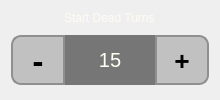
          <widget class="QFrame" name="start_dead_turn_frame">
           <property name="sizePolicy">
            <sizepolicy hsizetype="Preferred" vsizetype="Fixed">
             <horstretch>0</horstretch>
             <verstretch>0</verstretch>
            </sizepolicy>
           </property>
           <property name="styleSheet">
            <string notr="true">QLabel {
	font: 15pt &quot;Segoe UI&quot;;
	color: rgb(255, 251, 244);
}</string>
           </property>
           <property name="frameShape">
            <enum>QFrame::NoFrame</enum>
           </property>
           <property name="frameShadow">
            <enum>QFrame::Plain</enum>
           </property>
           <layout class="QVBoxLayout" name="verticalLayout_7">
            <item alignment="Qt::AlignHCenter">
             <widget class="QLabel" name="start_dead_turn_header">
              <property name="sizePolicy">
               <sizepolicy hsizetype="Preferred" vsizetype="Fixed">
                <horstretch>0</horstretch>
                <verstretch>0</verstretch>
               </sizepolicy>
              </property>
              <property name="styleSheet">
               <string notr="true"/>
              </property>
              <property name="text">
               <string>Start Dead Turns</string>
              </property>
             </widget>
            </item>
            <item alignment="Qt::AlignHCenter">
             <widget class="QWidget" name="start_dead_turns_widget" native="true">
              <property name="enabled">
               <bool>true</bool>
              </property>
              <property name="sizePolicy">
               <sizepolicy hsizetype="Fixed" vsizetype="Preferred">
                <horstretch>0</horstretch>
                <verstretch>0</verstretch>
               </sizepolicy>
              </property>
              <property name="styleSheet">
               <string notr="true"/>
              </property>
              <layout class="QHBoxLayout" name="horizontalLayout_5">
               <property name="spacing">
                <number>0</number>
               </property>
               <property name="sizeConstraint">
                <enum>QLayout::SetDefaultConstraint</enum>
               </property>
               <property name="leftMargin">
                <number>0</number>
               </property>
               <property name="topMargin">
                <number>0</number>
               </property>
               <property name="rightMargin">
                <number>0</number>
               </property>
               <property name="bottomMargin">
                <number>0</number>
               </property>
               <item>
                <widget class="QPushButton" name="start_dead_turns_dec_button">
                 <property name="sizePolicy">
                  <sizepolicy hsizetype="Fixed" vsizetype="Preferred">
                   <horstretch>0</horstretch>
                   <verstretch>0</verstretch>
                  </sizepolicy>
                 </property>
                 <property name="minimumSize">
                  <size>
                   <width>54</width>
                   <height>50</height>
                  </size>
                 </property>
                 <property name="maximumSize">
                  <size>
                   <width>50</width>
                   <height>50</height>
                  </size>
                 </property>
                 <property name="font">
                  <font>
                   <family>Rockwell Condensed</family>
                   <pointsize>24</pointsize>
                   <weight>75</weight>
                   <bold>true</bold>
                  </font>
                 </property>
                 <property name="focusPolicy">
                  <enum>Qt::NoFocus</enum>
                 </property>
                 <property name="contextMenuPolicy">
                  <enum>Qt::NoContextMenu</enum>
                 </property>
                 <property name="styleSheet">
                  <string notr="true">QPushButton {
    border: 2px solid #8f8f91;
	border-bottom-left-radius: 10px;
	border-top-left-radius: 10px; 
	background-color: rgb(193, 193, 193);
	min-width: 50px;
 }
QPushButton:pressed {
	border: 2px solid #8f8f91;
	border-bottom-left-radius: 10px;
	border-top-left-radius: 10px; 
	background-color: rgb(208, 208, 208);
	min-width: 50px;
}</string>
                 </property>
                 <property name="text">
                  <string>-</string>
                 </property>
                </widget>
               </item>
               <item>
                <widget class="QLabel" name="start_dead_turns">
                 <property name="sizePolicy">
                  <sizepolicy hsizetype="Fixed" vsizetype="Preferred">
                   <horstretch>0</horstretch>
                   <verstretch>0</verstretch>
                  </sizepolicy>
                 </property>
                 <property name="minimumSize">
                  <size>
                   <width>90</width>
                   <height>50</height>
                  </size>
                 </property>
                 <property name="maximumSize">
                  <size>
                   <width>16777215</width>
                   <height>50</height>
                  </size>
                 </property>
                 <property name="font">
                  <font>
                   <family>Segoe UI</family>
                   <pointsize>15</pointsize>
                   <weight>50</weight>
                   <italic>false</italic>
                   <bold>false</bold>
                  </font>
                 </property>
                 <property name="styleSheet">
                  <string notr="true">background-color: rgb(118, 118, 118);
color: rgb(255, 255, 245);
border-width: 0px;</string>
                 </property>
                 <property name="lineWidth">
                  <number>0</number>
                 </property>
                 <property name="text">
                  <string>15</string>
                 </property>
                 <property name="alignment">
                  <set>Qt::AlignCenter</set>
                 </property>
                </widget>
               </item>
               <item>
                <widget class="QPushButton" name="start_dead_turns_inc_button">
                 <property name="sizePolicy">
                  <sizepolicy hsizetype="Fixed" vsizetype="Preferred">
                   <horstretch>0</horstretch>
                   <verstretch>0</verstretch>
                  </sizepolicy>
                 </property>
                 <property name="minimumSize">
                  <size>
                   <width>54</width>
                   <height>50</height>
                  </size>
                 </property>
                 <property name="maximumSize">
                  <size>
                   <width>50</width>
                   <height>50</height>
                  </size>
                 </property>
                 <property name="font">
                  <font>
                   <family>Rockwell Extra Bold</family>
                   <pointsize>20</pointsize>
                   <weight>75</weight>
                   <bold>true</bold>
                  </font>
                 </property>
                 <property name="focusPolicy">
                  <enum>Qt::NoFocus</enum>
                 </property>
                 <property name="contextMenuPolicy">
                  <enum>Qt::NoContextMenu</enum>
                 </property>
                 <property name="styleSheet">
                  <string notr="true">QPushButton {
    border: 2px solid #8f8f91;
	border-bottom-right-radius: 10px;
	border-top-right-radius: 10px; 
	background-color: rgb(193, 193, 193);
	min-width: 50px;
 }
QPushButton:pressed {
	border: 2px solid #8f8f91;
	border-bottom-right-radius: 10px;
	border-top-right-radius: 10px; 
	background-color: rgb(208, 208, 208);
	min-width: 50px;
}</string>
                 </property>
                 <property name="text">
                  <string>+</string>
                 </property>
                </widget>
               </item>
              </layout>
             </widget>
            </item>
           </layout>
          </widget>
